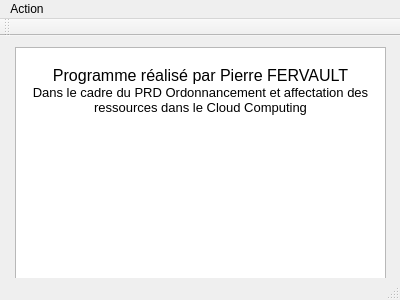
<?xml version="1.0" encoding="UTF-8"?>
<ui version="4.0">
 <class>FenetrePrincipale</class>
 <widget class="QMainWindow" name="FenetrePrincipale">
  <property name="geometry">
   <rect>
    <x>0</x>
    <y>0</y>
    <width>400</width>
    <height>300</height>
   </rect>
  </property>
  <property name="windowTitle">
   <string>MainWindow</string>
  </property>
  <widget class="QWidget" name="centralWidget">
   <widget class="QTextBrowser" name="textBrowser">
    <property name="geometry">
     <rect>
      <x>15</x>
      <y>11</y>
      <width>371</width>
      <height>241</height>
     </rect>
    </property>
    <property name="html">
     <string>&lt;!DOCTYPE HTML PUBLIC &quot;-//W3C//DTD HTML 4.0//EN&quot; &quot;http://www.w3.org/TR/REC-html40/strict.dtd&quot;&gt;
&lt;html&gt;&lt;head&gt;&lt;meta name=&quot;qrichtext&quot; content=&quot;1&quot; /&gt;&lt;style type=&quot;text/css&quot;&gt;
p, li { white-space: pre-wrap; }
&lt;/style&gt;&lt;/head&gt;&lt;body style=&quot; font-family:'Sans Serif'; font-size:9pt; font-weight:400; font-style:normal;&quot;&gt;
&lt;p align=&quot;center&quot; style=&quot;-qt-paragraph-type:empty; margin-top:0px; margin-bottom:0px; margin-left:0px; margin-right:0px; -qt-block-indent:0; text-indent:0px;&quot;&gt;&lt;br /&gt;&lt;/p&gt;
&lt;p align=&quot;center&quot; style=&quot; margin-top:0px; margin-bottom:0px; margin-left:0px; margin-right:0px; -qt-block-indent:0; text-indent:0px;&quot;&gt;&lt;span style=&quot; font-size:12pt;&quot;&gt;Programme réalisé par Pierre FERVAULT&lt;/span&gt;&lt;/p&gt;
&lt;p align=&quot;center&quot; style=&quot; margin-top:0px; margin-bottom:0px; margin-left:0px; margin-right:0px; -qt-block-indent:0; text-indent:0px;&quot;&gt;&lt;span style=&quot; font-size:10pt;&quot;&gt;Dans le cadre du PRD Ordonnancement et affectation des ressources dans le Cloud Computing&lt;/span&gt;&lt;/p&gt;
&lt;p align=&quot;center&quot; style=&quot;-qt-paragraph-type:empty; margin-top:0px; margin-bottom:0px; margin-left:0px; margin-right:0px; -qt-block-indent:0; text-indent:0px; font-size:10pt;&quot;&gt;&lt;br /&gt;&lt;/p&gt;
&lt;p align=&quot;center&quot; style=&quot; margin-top:0px; margin-bottom:0px; margin-left:0px; margin-right:0px; -qt-block-indent:0; text-indent:0px;&quot;&gt;&lt;img src=&quot;file:///home/pierre/PRDOrdonancement/PRDOrdonancement/logoLI.jpg&quot; width=&quot;100&quot; /&gt;&lt;br /&gt;&lt;/p&gt;&lt;/body&gt;&lt;/html&gt;</string>
    </property>
   </widget>
  </widget>
  <widget class="QMenuBar" name="menuBar">
   <property name="geometry">
    <rect>
     <x>0</x>
     <y>0</y>
     <width>400</width>
     <height>20</height>
    </rect>
   </property>
   <widget class="QMenu" name="menuFichier">
    <property name="title">
     <string>Action</string>
    </property>
    <addaction name="actionG_n_rer_des_instances"/>
    <addaction name="actionR_soudre_des_instances"/>
    <addaction name="actionComparer_des_m_thodes_de_r_solutions"/>
    <addaction name="actionQuitter_l_application"/>
   </widget>
   <addaction name="menuFichier"/>
  </widget>
  <widget class="QToolBar" name="mainToolBar">
   <attribute name="toolBarArea">
    <enum>TopToolBarArea</enum>
   </attribute>
   <attribute name="toolBarBreak">
    <bool>false</bool>
   </attribute>
  </widget>
  <widget class="QStatusBar" name="statusBar"/>
  <action name="actionG_n_rer_des_instances">
   <property name="text">
    <string>Générer des instances</string>
   </property>
  </action>
  <action name="actionQuitter_l_application">
   <property name="text">
    <string>Quitter l'application</string>
   </property>
  </action>
  <action name="actionR_soudre_des_instances">
   <property name="text">
    <string>Résoudre des instances</string>
   </property>
  </action>
  <action name="actionComparer_des_m_thodes_de_r_solutions">
   <property name="text">
    <string>Comparer des méthodes de résolutions</string>
   </property>
  </action>
  <action name="actionNouvelle">
   <property name="text">
    <string>Nouvelle</string>
   </property>
  </action>
 </widget>
 <layoutdefault spacing="6" margin="11"/>
 <resources/>
 <connections/>
</ui>
